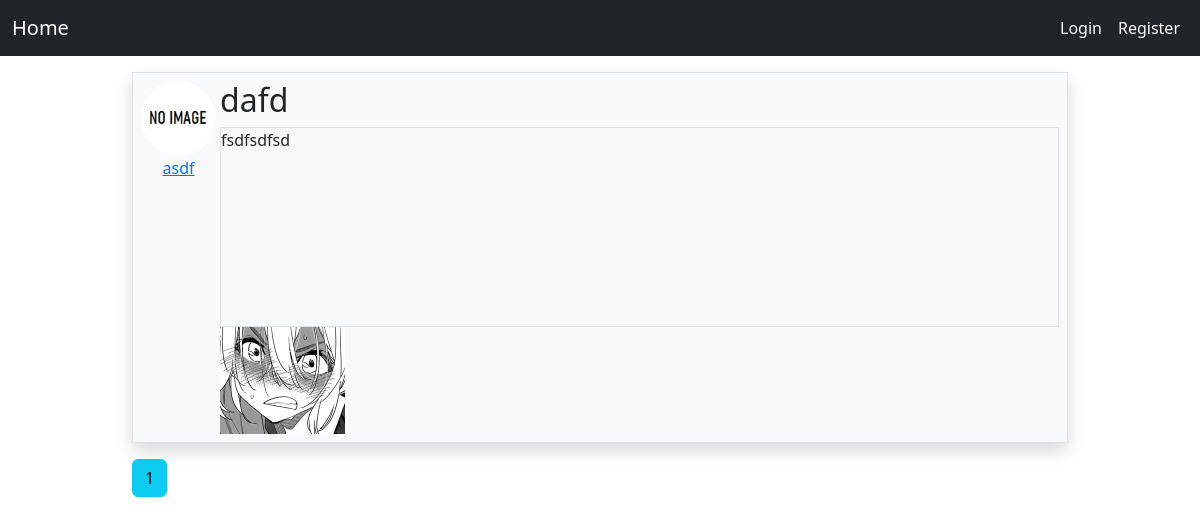
Page /home on the earlier database version.
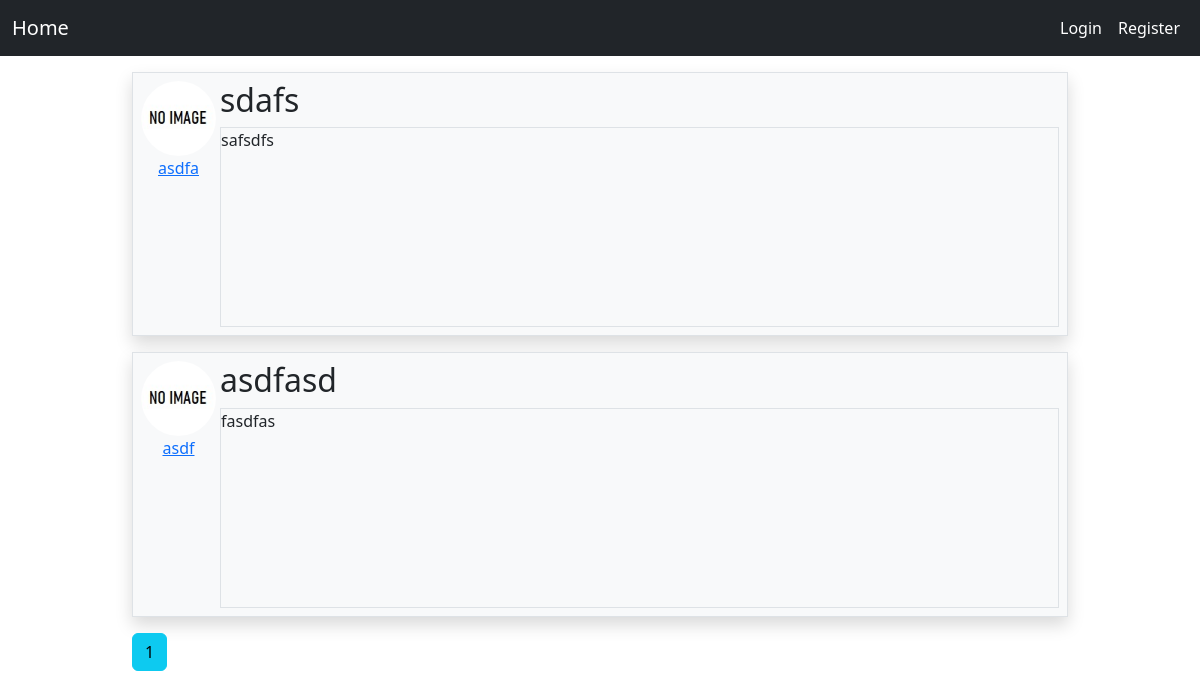
Same page on the later database version.
### webapp/models.py (models this page shows, shortened)
class Post(db.Model, UserMixin):
    id = db.Column(db.Integer, primary_key=True)
    text = db.Column(db.Text)
    title = db.Column(db.String(100),nullable=False)
    time = db.Column(db.DateTime, nullable=False, default=datetime.utcnow)
    user_id = db.Column(db.Integer, db.ForeignKey('user.id'), nullable=False)
    images = db.relationship('Image', backref='post', lazy=True)
    comments = db.relationship('Comment', backref='post', lazy=True)

class User(db.Model, UserMixin):
    id = db.Column(db.Integer, primary_key=True)
    username= db.Column(db.String(20), nullable=False)
    password= db.Column(db.String(50), nullable=False)
    email= db.Column(db.String(50), nullable=False)
    about = db.Column(db.Text)
    profile_image = db.Column(db.String(100), nullable=False, default='no_image.jpg')
    time = db.Column(db.DateTime, nullable=False, default=datetime.utcnow)
    posts = db.relationship('Post', backref='author', lazy=True)
    comments = db.relationship('Comment', backref='author', lazy=True)
    following = db.relationship('Follow',
                foreign_keys=[Follow.follower_id],
                backref=db.backref('follower', lazy='joined'),
                lazy='dynamic',
                cascade='all, delete-orphan')
    follower = db.relationship('Follow',
                foreign_keys=[Follow.following_id],
                backref=db.backref('following', lazy='joined'),
                lazy='dynamic',
                cascade='all, delete-orphan')

class Image(db.Model, UserMixin):
    id = db.Column(db.Integer, primary_key=True)
    image = db.Column(db.String(260), nullable=False)
    post_id = db.Column(db.Integer, db.ForeignKey('post.id'), nullable=False)

### webapp/main/routes.py (the view)
@main.route('/')
@main.route("/home")
def home():
    page = request.args.get('page', 1, type=int)
    posts = Post.query.order_by(Post.time.desc()).paginate(page=page, per_page=5)
    return render_template('home.html', posts=posts, Image=Image)

### webapp/templates/home.html
{% extends 'base.html' %}
{% block body %}
<div class="d-grid gap-3 mt-3 ml-3">
    {% for post in posts.items %}
        <div class="p-2 bg-light border shadow">
            <div class="d-flex gap-1">
                <div class="d-flex flex-column align-items-center">
                    <a href="#">
                    <img class="p-0 rounded-circle"
                    src="{{url_for('static', filename='profile_images_preview/' + post.author.profile_image)}}"
                    style="width: 75px; height: 75px;">
                    </a>
                    <a class="p-0" href="{{url_for('account.profile', user_id = post.author.id)}}">{{ post.author.username }}</a>
                </div>
                <div class="flex-grow-1 vh-10">
                    <h2><a href="{{url_for('post.single_post', post_id = post.id)}}" style="color:inherit; text-decoration: none;">{{post.title}}</a></h2>
                    <div class="border overflow-auto" style="white-space: pre-line; height: 200px;">{{post.text}}</div>
                    {% for image in Image.query.filter_by(post=post) %}
                    <img src="{{url_for('static', filename='images_preview/' + image.image)}}" alt="" width="125px">
                    {% endfor %}
                </div>
            </div>
        </div>
    {% endfor %}
    <div class="">
        {% for page_num in posts.iter_pages(left_edge=1, right_edge=1, left_current=1, right_current=2) %}
        {% if page_num %}
            {% if page_num == posts.page %}
                <a class="btn btn-info mb-4" href="{{ url_for('main.home', page=page_num)}}">{{ page_num }}</a>
            {% else %}
                <a class="btn btn-outline-info mb-4" href="{{ url_for('main.home', page=page_num)}}">{{ page_num }}</a>
            {% endif%}
        {% else %}
        ...
        {% endif%}
        {% endfor %}
    </div>
</div>
{% endblock %}

Differences in the rows shown:
removed Image: image (picture), shown under Post "asdf"
added Post: profile_image (placeholder picture), author.username "asdfa", title "sdafs", text "safsdfs"
changed Post "asdf": title "dafd" → "asdfasd"; text "fsdfsdfsd" → "fasdfas"
